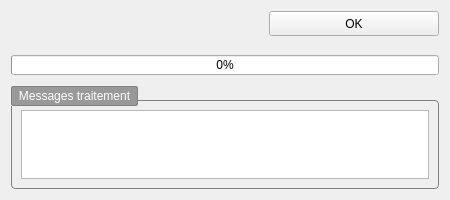
<?xml version="1.0" encoding="UTF-8"?>
<ui version="4.0">
 <class>dlg_hunting_prepaparclot</class>
 <widget class="QWidget" name="dlg_hunting_prepaparclot">
  <property name="geometry">
   <rect>
    <x>0</x>
    <y>0</y>
    <width>450</width>
    <height>200</height>
   </rect>
  </property>
  <property name="minimumSize">
   <size>
    <width>450</width>
    <height>200</height>
   </size>
  </property>
  <property name="maximumSize">
   <size>
    <width>16777215</width>
    <height>300</height>
   </size>
  </property>
  <property name="windowTitle">
   <string>Titre</string>
  </property>
  <property name="styleSheet">
   <string notr="true">QGroupBox {
	margin-top: 16px;
	border: 1px solid gray;
	border-radius: 4px;
}
QGroupBox::title {
	subcontrol-origin: margin;
    subcontrol-position: top left;
	padding: 2px 5px 2px 5px;
	margin: 2px 0px 0px 0px;
	border:1px solid gray;
	border-radius: 2px;
	background: #696969;
	color: #ffffff;
}</string>
  </property>
  <layout class="QGridLayout" name="gridLayout">
   <property name="spacing">
    <number>9</number>
   </property>
   <item row="0" column="0">
    <layout class="QHBoxLayout" name="validbt_lay">
     <property name="spacing">
      <number>0</number>
     </property>
     <property name="sizeConstraint">
      <enum>QLayout::SetFixedSize</enum>
     </property>
     <item>
      <spacer name="hspacer1">
       <property name="orientation">
        <enum>Qt::Horizontal</enum>
       </property>
       <property name="sizeHint" stdset="0">
        <size>
         <width>40</width>
         <height>20</height>
        </size>
       </property>
      </spacer>
     </item>
     <item>
      <widget class="QPushButton" name="valid_bt">
       <property name="minimumSize">
        <size>
         <width>170</width>
         <height>25</height>
        </size>
       </property>
       <property name="maximumSize">
        <size>
         <width>170</width>
         <height>25</height>
        </size>
       </property>
       <property name="text">
        <string>OK</string>
       </property>
      </widget>
     </item>
    </layout>
   </item>
   <item row="2" column="0">
    <widget class="QProgressBar" name="pg_bar">
     <property name="minimumSize">
      <size>
       <width>0</width>
       <height>20</height>
      </size>
     </property>
     <property name="maximumSize">
      <size>
       <width>16777215</width>
       <height>20</height>
      </size>
     </property>
     <property name="value">
      <number>0</number>
     </property>
    </widget>
   </item>
   <item row="3" column="0">
    <widget class="QGroupBox" name="msg_gb">
     <property name="enabled">
      <bool>true</bool>
     </property>
     <property name="sizePolicy">
      <sizepolicy hsizetype="Expanding" vsizetype="Expanding">
       <horstretch>0</horstretch>
       <verstretch>0</verstretch>
      </sizepolicy>
     </property>
     <property name="minimumSize">
      <size>
       <width>0</width>
       <height>100</height>
      </size>
     </property>
     <property name="maximumSize">
      <size>
       <width>16777215</width>
       <height>800</height>
      </size>
     </property>
     <property name="styleSheet">
      <string notr="true">QGroupBox {
	margin-top: 16px;
	border: 1px solid gray;
	border-radius: 4px;
}
QGroupBox::title {
	subcontrol-origin: margin;
    subcontrol-position: top left;
	padding: 2px 5px 2px 5px;
	margin: 2px 0px 0px 0px;
	border:1px solid gray;
	border-radius: 2px;
	background: #999999;
	color: #ffffff;
}</string>
     </property>
     <property name="title">
      <string>Messages traitement</string>
     </property>
     <layout class="QGridLayout" name="rep_glay_2">
      <property name="horizontalSpacing">
       <number>2</number>
      </property>
      <item row="0" column="0">
       <widget class="QTextEdit" name="msg_ted"/>
      </item>
     </layout>
    </widget>
   </item>
   <item row="1" column="0">
    <spacer name="verticalSpacer">
     <property name="orientation">
      <enum>Qt::Vertical</enum>
     </property>
     <property name="sizeType">
      <enum>QSizePolicy::Fixed</enum>
     </property>
     <property name="sizeHint" stdset="0">
      <size>
       <width>20</width>
       <height>10</height>
      </size>
     </property>
    </spacer>
   </item>
  </layout>
 </widget>
 <resources/>
 <connections/>
</ui>
